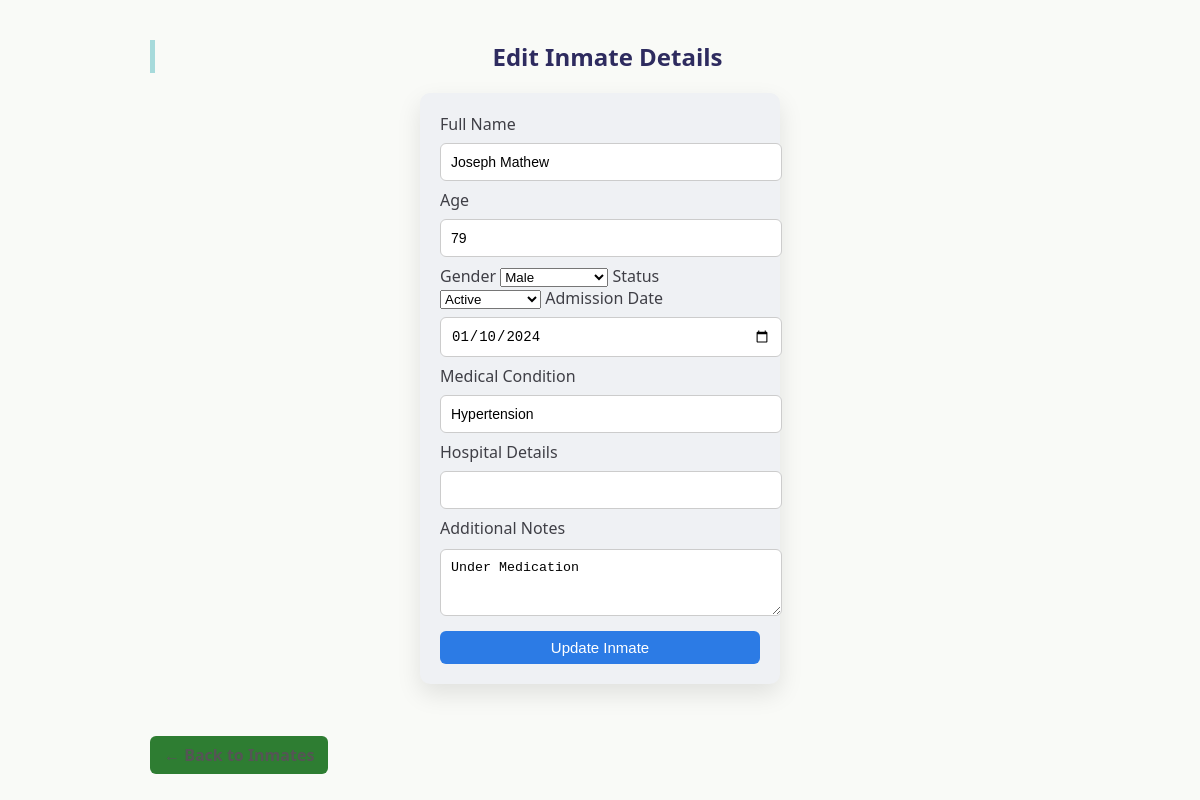
/admin/edit-inmate/2 (signed in), run on the app's committed database.
### tables this page shows
CREATE TABLE inmates(
        id INTEGER PRIMARY KEY AUTOINCREMENT,
        name TEXT,
        age INTEGER,
        gender TEXT,
        admission_date TEXT,
        status TEXT,
        illness TEXT,
        hospital_details TEXT,
        notes TEXT,
        date_of_death TEXT,
        previous_status TEXT,
        status_updated_date TEXT
    );

### app.py (the view, shortened to what this page needs)
@app.route("/admin/edit-inmate/<int:id>", methods=["GET", "POST"])
def edit_inmate(id):
    if "admin" not in session:
        return redirect("/login")
    db = get_db()
    cur = db.cursor()
    cur.execute("SELECT * FROM inmates WHERE id=?", (id,))
    inmate = cur.fetchone()
    return render_template("edit_inmate.html", inmate=inmate)

### app.py (called while the page is built)
def get_db():
    conn = sqlite3.connect(DB)
    conn.row_factory = sqlite3.Row
    return conn

### templates/edit_inmate.html (shortened to what this page needs)
<!DOCTYPE html>
<html>
<head>
    <link rel="stylesheet" href="{{ url_for('static', filename='style.css') }}">
</head>
<body>
<div class="container">
    <h2>Edit Inmate Details</h2>
    <form method="POST">
        <label>Full Name</label>
        <input type="text" name="name" value="{{ inmate.name }}" required>
        <label>Age</label>
        <input type="number" name="age" value="{{ inmate.age }}" required>
        <label>Gender</label>
        <select name="gender" required>
            <option value="Male" {{ 'selected' if inmate.gender == 'Male' else '' }}>Male</option>
        </select>
        <label>Status</label>
        <select name="status" id="status" onchange="toggleDeathDate()" required>
            <option value="Active" {{ 'selected' if inmate.status == 'Active' else '' }}>Active</option>
        </select>
        <label>Admission Date</label>
        <input type="date" name="admission_date" value="{{ inmate.admission_date }}" required>
        <label>Medical Condition</label>
        <input type="text" name="illness" value="{{ inmate.illness }}">
        <label>Hospital Details</label>
        <input type="text" name="hospital_details" value="{{ inmate.hospital_details }}">
        <label>Additional Notes</label>
        <textarea name="notes" rows="3">{{ inmate.notes }}</textarea>
        <button type="submit">Update Inmate</button>
    </form>
    <br>
    <a href="/admin/inmates" class="back-btn">← Back to Inmates</a>
</div>
</body>
</html>

### static/style.css (style rules this page uses)
body { font-family: "Segoe UI", Arial, sans-serif; background: #F9FAF7; padding: 20px; margin: 0; color: #3F3F46; }
h2 { color: #2E2B5F; border-left: 5px solid #A7DADB; padding-left: 10px; }
form { background: #EFF1F4; padding: 20px; width: 320px; margin: 20px auto; border-radius: 10px; box-shadow: 0px 10px 25px rgba(0,0,0,0.1); }
input { width: 100%; padding: 10px; margin: 8px 0; border-radius: 6px; border: 1px solid #ccc; font-size: 14px; }
button { width: 100%; padding: 10px; margin-top: 10px; color: #2E2B5F; background: #F2A65A; outline: none; font-size: 15px; border: none; border-radius: 6px; cursor: pointer; transition: transform 0.2s, box-shadow 0.2s; }
a { display: inline-block; margin-top: 10px; color: #2E2B5F; text-decoration: none; font-weight: 600; }
.back-btn { padding: 8px 14px; background: #2e7d32; color: white; text-decoration: none; border-radius: 6px; transition: 0.3s; }
h2 { text-align: center; margin-bottom: 20px; }
a { text-decoration: none; color: #007bff; display: inline-block; margin-top: 20px; }
.back-btn { display: inline-block; margin-top: 10px; text-decoration: none; color: #555; }
textarea { width: 100%; padding: 10px; border-radius: 6px; border: 1px solid #ccc; resize: vertical; margin-top: 10px; }
button { margin-top: 10px; background: #2c7be5; color: white; border: none; padding: 8px 16px; border-radius: 6px; cursor: pointer; transition: 0.3s ease; font-weight: 500; }
.container { max-width: 900px; margin: auto; }

### data on the page
inmates: name "Joseph Mathew", age "79", admission_date "01/10/2024", illness "Hypertension", notes "Under Medication"
